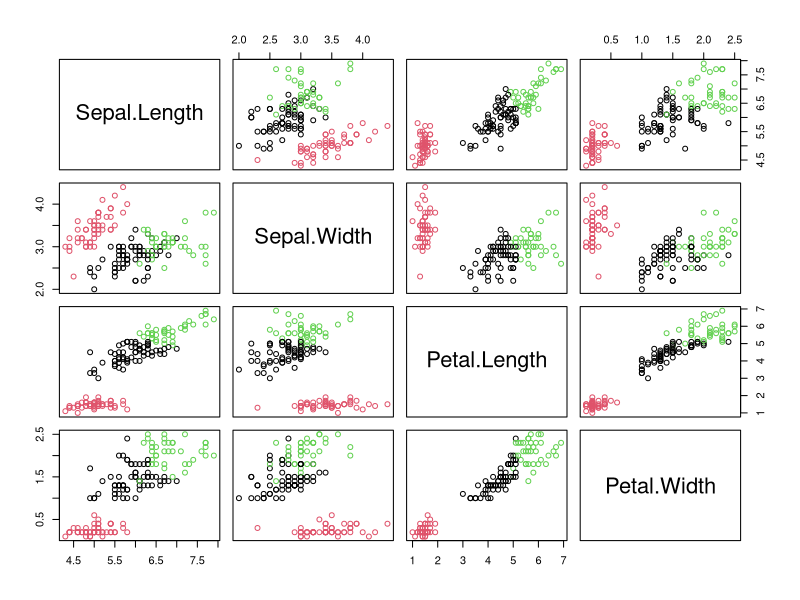
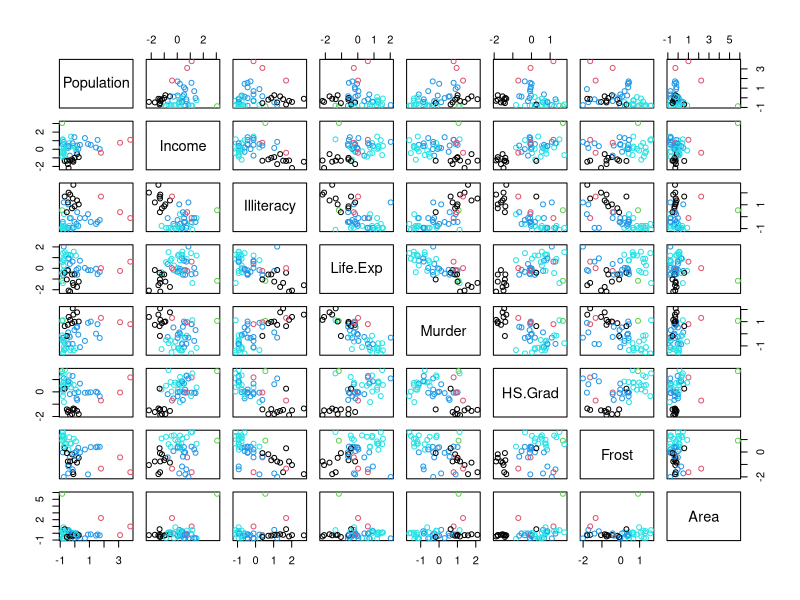

Source code (R) for these figures, in order:
require(graphics)

# 1
x <- iris[, 1:4]
cl <- kmeans(x, 3)

plot(x, col = cl$cluster) # color: cluster

# 2
new.data <- scale(state.x77)
df <- data.frame(new.data)

# random starts to help here with too many clusters
cl <- kmeans(df, 5, nstart = 25)
plot(df, col = cl$cluster)
